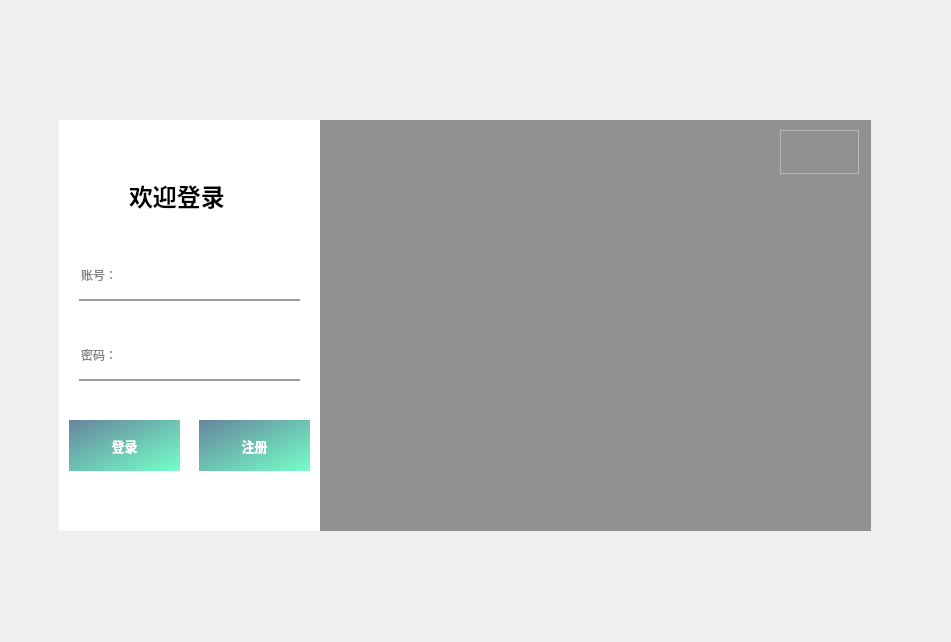
<?xml version="1.0" encoding="UTF-8"?>
<ui version="4.0">
 <class>LoginWindow</class>
 <widget class="QMainWindow" name="LoginWindow">
  <property name="geometry">
   <rect>
    <x>0</x>
    <y>0</y>
    <width>951</width>
    <height>642</height>
   </rect>
  </property>
  <property name="windowTitle">
   <string>MainWindow</string>
  </property>
  <widget class="QWidget" name="centralwidget">
   <widget class="QLabel" name="label_2">
    <property name="geometry">
     <rect>
      <x>320</x>
      <y>120</y>
      <width>551</width>
      <height>411</height>
     </rect>
    </property>
    <property name="styleSheet">
     <string notr="true">border-image: url(:/images/images/loginBack.jpg);</string>
    </property>
    <property name="text">
     <string/>
    </property>
   </widget>
   <widget class="QLabel" name="label_3">
    <property name="geometry">
     <rect>
      <x>320</x>
      <y>120</y>
      <width>551</width>
      <height>411</height>
     </rect>
    </property>
    <property name="styleSheet">
     <string notr="true">background-color: rgba(0, 0, 0, 100);</string>
    </property>
    <property name="text">
     <string/>
    </property>
   </widget>
   <widget class="QFrame" name="frame">
    <property name="geometry">
     <rect>
      <x>780</x>
      <y>130</y>
      <width>79</width>
      <height>44</height>
     </rect>
    </property>
    <property name="styleSheet">
     <string notr="true">QPushButton{
	border:none;
}
QPushButton:hover{
	padding-bottom:5px;
}</string>
    </property>
    <property name="frameShape">
     <enum>QFrame::StyledPanel</enum>
    </property>
    <property name="frameShadow">
     <enum>QFrame::Raised</enum>
    </property>
    <layout class="QHBoxLayout" name="horizontalLayout">
     <item>
      <widget class="QPushButton" name="pushButton_2">
       <property name="text">
        <string/>
       </property>
       <property name="icon">
        <iconset resource="res.qrc">
         <normaloff>:/icons/icons/minus.png</normaloff>:/icons/icons/minus.png</iconset>
       </property>
      </widget>
     </item>
     <item>
      <widget class="QPushButton" name="pushButton_3">
       <property name="text">
        <string/>
       </property>
       <property name="icon">
        <iconset resource="res.qrc">
         <normaloff>:/icons/icons/close.png</normaloff>:/icons/icons/close.png</iconset>
       </property>
      </widget>
     </item>
    </layout>
   </widget>
   <widget class="QStackedWidget" name="stackedWidget">
    <property name="geometry">
     <rect>
      <x>59</x>
      <y>120</y>
      <width>261</width>
      <height>411</height>
     </rect>
    </property>
    <property name="styleSheet">
     <string notr="true">background-color: rgb(255, 255, 255);</string>
    </property>
    <widget class="QWidget" name="page_in">
     <widget class="QLabel" name="label_4">
      <property name="geometry">
       <rect>
        <x>70</x>
        <y>40</y>
        <width>131</width>
        <height>71</height>
       </rect>
      </property>
      <property name="font">
       <font>
        <family>幼圆</family>
        <pointsize>18</pointsize>
        <weight>75</weight>
        <bold>true</bold>
       </font>
      </property>
      <property name="text">
       <string>欢迎登录</string>
      </property>
     </widget>
     <widget class="QLineEdit" name="lineEdit_u">
      <property name="geometry">
       <rect>
        <x>20</x>
        <y>130</y>
        <width>221</width>
        <height>51</height>
       </rect>
      </property>
      <property name="styleSheet">
       <string notr="true">border:none;
border-bottom:2px solid rgba(0,0,0,100);
background-color: rgba(0, 0, 0, 0);</string>
      </property>
      <property name="placeholderText">
       <string>账号：</string>
      </property>
     </widget>
     <widget class="QPushButton" name="pushButton_in">
      <property name="geometry">
       <rect>
        <x>10</x>
        <y>300</y>
        <width>111</width>
        <height>51</height>
       </rect>
      </property>
      <property name="font">
       <font>
        <family>幼圆</family>
        <pointsize>10</pointsize>
        <weight>75</weight>
        <bold>true</bold>
       </font>
      </property>
      <property name="styleSheet">
       <string notr="true">QPushButton{
	background-color: qlineargradient(spread:pad, x1:0, y1:0, x2:1, y2:1, stop:0 rgba(102, 133, 156, 255), stop:1 rgba(117, 255, 201, 255));
	color: rgb(255, 255, 255);
	border:none;
}
QPushButton:pressed{
	padding-left:5px;
	padding-top:5px;
}</string>
      </property>
      <property name="text">
       <string>登录</string>
      </property>
     </widget>
     <widget class="QPushButton" name="pushButton_up">
      <property name="geometry">
       <rect>
        <x>140</x>
        <y>300</y>
        <width>111</width>
        <height>51</height>
       </rect>
      </property>
      <property name="font">
       <font>
        <family>幼圆</family>
        <pointsize>10</pointsize>
        <weight>75</weight>
        <bold>true</bold>
       </font>
      </property>
      <property name="styleSheet">
       <string notr="true">QPushButton{
	background-color: qlineargradient(spread:pad, x1:0, y1:0, x2:1, y2:1, stop:0 rgba(102, 133, 156, 255), stop:1 rgba(117, 255, 201, 255));
	color: rgb(255, 255, 255);
	border:none;
}
QPushButton:pressed{
	padding-left:5px;
	padding-top:5px;
}</string>
      </property>
      <property name="text">
       <string>注册</string>
      </property>
     </widget>
     <widget class="QLineEdit" name="lineEdit_p">
      <property name="geometry">
       <rect>
        <x>20</x>
        <y>210</y>
        <width>221</width>
        <height>51</height>
       </rect>
      </property>
      <property name="styleSheet">
       <string notr="true">border:none;
border-bottom:2px solid rgba(0,0,0,100);
background-color: rgba(0, 0, 0, 0);</string>
      </property>
      <property name="echoMode">
       <enum>QLineEdit::Password</enum>
      </property>
      <property name="placeholderText">
       <string>密码：</string>
      </property>
     </widget>
    </widget>
    <widget class="QWidget" name="page_up">
     <widget class="QLabel" name="label_5">
      <property name="geometry">
       <rect>
        <x>70</x>
        <y>40</y>
        <width>131</width>
        <height>71</height>
       </rect>
      </property>
      <property name="font">
       <font>
        <family>幼圆</family>
        <pointsize>18</pointsize>
        <weight>75</weight>
        <bold>true</bold>
       </font>
      </property>
      <property name="text">
       <string>欢迎注册</string>
      </property>
     </widget>
     <widget class="QLineEdit" name="lineEdit_u2">
      <property name="geometry">
       <rect>
        <x>20</x>
        <y>130</y>
        <width>221</width>
        <height>51</height>
       </rect>
      </property>
      <property name="styleSheet">
       <string notr="true">border:none;
border-bottom:2px solid rgba(0,0,0,100);
background-color: rgba(0, 0, 0, 0);</string>
      </property>
      <property name="placeholderText">
       <string>账号：</string>
      </property>
     </widget>
     <widget class="QPushButton" name="pushButton_u">
      <property name="geometry">
       <rect>
        <x>10</x>
        <y>300</y>
        <width>111</width>
        <height>51</height>
       </rect>
      </property>
      <property name="font">
       <font>
        <family>幼圆</family>
        <pointsize>10</pointsize>
        <weight>75</weight>
        <bold>true</bold>
       </font>
      </property>
      <property name="styleSheet">
       <string notr="true">QPushButton{
	background-color: qlineargradient(spread:pad, x1:0, y1:0, x2:1, y2:1, stop:0 rgba(102, 133, 156, 255), stop:1 rgba(117, 255, 201, 255));
	color: rgb(255, 255, 255);
	border:none;
}
QPushButton:pressed{
	padding-left:5px;
	padding-top:5px;
}</string>
      </property>
      <property name="text">
       <string>注册</string>
      </property>
     </widget>
     <widget class="QPushButton" name="pushButton_r">
      <property name="geometry">
       <rect>
        <x>140</x>
        <y>300</y>
        <width>111</width>
        <height>51</height>
       </rect>
      </property>
      <property name="font">
       <font>
        <family>幼圆</family>
        <pointsize>10</pointsize>
        <weight>75</weight>
        <bold>true</bold>
       </font>
      </property>
      <property name="styleSheet">
       <string notr="true">QPushButton{
	background-color: qlineargradient(spread:pad, x1:0, y1:0, x2:1, y2:1, stop:0 rgba(102, 133, 156, 255), stop:1 rgba(117, 255, 201, 255));
	color: rgb(255, 255, 255);
	border:none;
}
QPushButton:pressed{
	padding-left:5px;
	padding-top:5px;
}</string>
      </property>
      <property name="text">
       <string>返回</string>
      </property>
     </widget>
     <widget class="QLineEdit" name="lineEdit_p2">
      <property name="geometry">
       <rect>
        <x>20</x>
        <y>210</y>
        <width>221</width>
        <height>51</height>
       </rect>
      </property>
      <property name="styleSheet">
       <string notr="true">border:none;
border-bottom:2px solid rgba(0,0,0,100);
background-color: rgba(0, 0, 0, 0);</string>
      </property>
      <property name="echoMode">
       <enum>QLineEdit::Password</enum>
      </property>
      <property name="placeholderText">
       <string>密码：</string>
      </property>
     </widget>
    </widget>
   </widget>
   <zorder>stackedWidget</zorder>
   <zorder>label_2</zorder>
   <zorder>label_3</zorder>
   <zorder>frame</zorder>
  </widget>
 </widget>
 <tabstops>
  <tabstop>pushButton_2</tabstop>
  <tabstop>pushButton_3</tabstop>
  <tabstop>lineEdit_u</tabstop>
  <tabstop>lineEdit_p</tabstop>
  <tabstop>pushButton_in</tabstop>
  <tabstop>pushButton_up</tabstop>
  <tabstop>lineEdit_u2</tabstop>
  <tabstop>lineEdit_p2</tabstop>
  <tabstop>pushButton_u</tabstop>
  <tabstop>pushButton_r</tabstop>
 </tabstops>
 <resources>
  <include location="res.qrc"/>
 </resources>
 <connections>
  <connection>
   <sender>pushButton_3</sender>
   <signal>clicked()</signal>
   <receiver>LoginWindow</receiver>
   <slot>close()</slot>
   <hints>
    <hint type="sourcelabel">
     <x>838</x>
     <y>153</y>
    </hint>
    <hint type="destinationlabel">
     <x>896</x>
     <y>76</y>
    </hint>
   </hints>
  </connection>
  <connection>
   <sender>pushButton_2</sender>
   <signal>clicked()</signal>
   <receiver>LoginWindow</receiver>
   <slot>showMinimized()</slot>
   <hints>
    <hint type="sourcelabel">
     <x>808</x>
     <y>146</y>
    </hint>
    <hint type="destinationlabel">
     <x>808</x>
     <y>91</y>
    </hint>
   </hints>
  </connection>
 </connections>
</ui>
